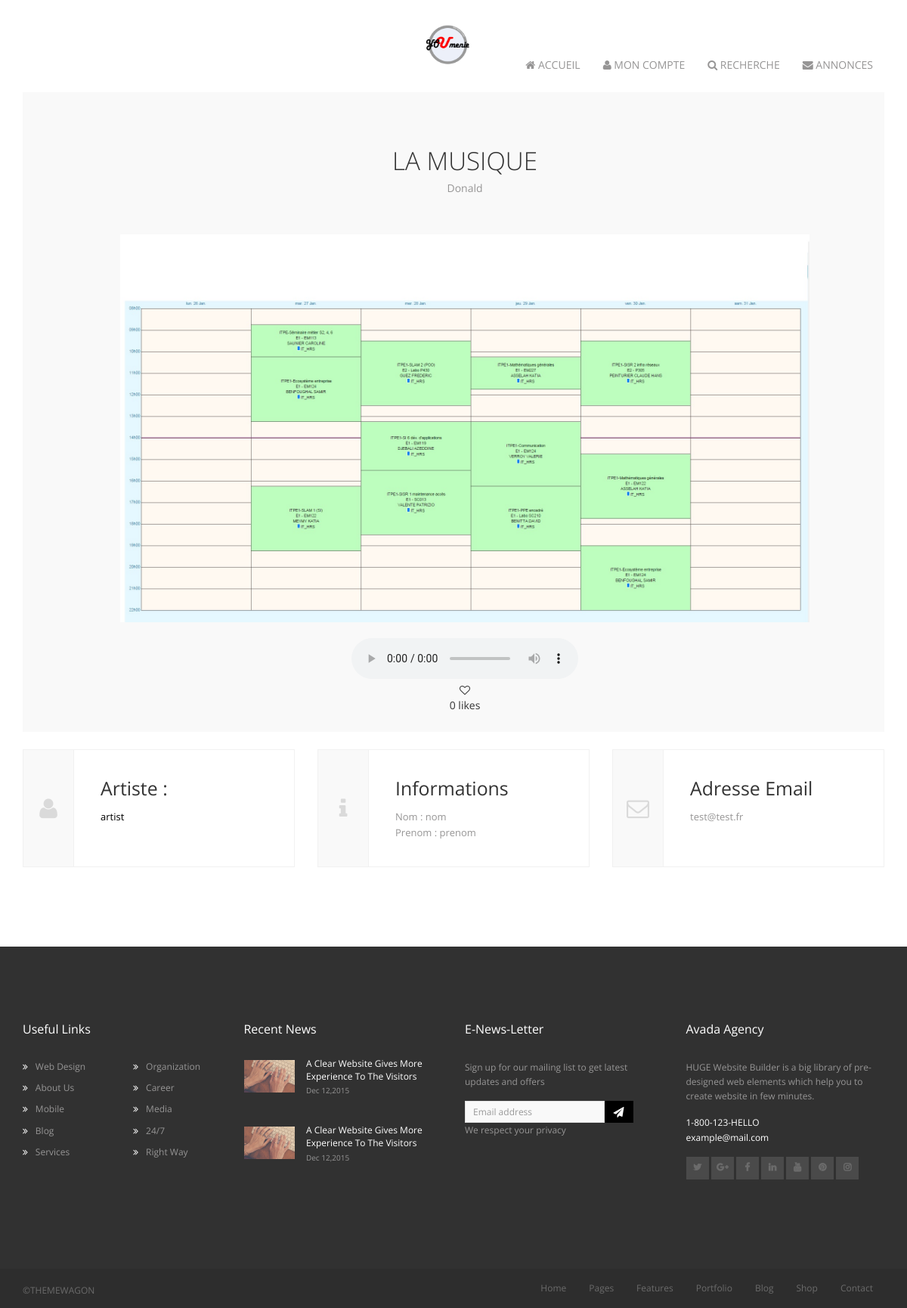
The page /artiste/oeuvre.php?ID=4 on the database its author committed.
### tables this page shows
CREATE TABLE IF NOT EXISTS `oeuvres` (
  `id` int(11) NOT NULL AUTO_INCREMENT,
  `type` varchar(50) NOT NULL,
  `titre` varchar(255) NOT NULL,
  `description` varchar(255) NOT NULL,
  `user` varchar(255) NOT NULL,
  `fichier` varchar(255) NOT NULL,
  `icone` varchar(255) NOT NULL,
  `genre` varchar(255) NOT NULL,
  `likes` int(11) NOT NULL,
  PRIMARY KEY (`id`)
);

CREATE TABLE IF NOT EXISTS `user_artist` (
  `id` int(11) NOT NULL AUTO_INCREMENT,
  `login` varchar(255) NOT NULL,
  `mdp` varchar(255) NOT NULL,
  `email` varchar(255) NOT NULL,
  `nom` varchar(255) NOT NULL,
  `prenom` varchar(255) NOT NULL,
  `age` int(11) NOT NULL,
  `biographie` text NOT NULL,
  PRIMARY KEY (`id`)
);

### artiste/oeuvre.php (the view, shortened to what this page needs)
<?php
$req_info_artist='select * from oeuvres where id="'.$_GET['ID'].'"';
$resultat_info_artist = mysql_query($req_info_artist);
$info_artist = mysql_fetch_array($resultat_info_artist);
$req_info='select * from user_artist where login="'.$info_artist['user'].'"';
$resultat_info = mysql_query($req_info);
$info = mysql_fetch_array($resultat_info);
?>
<!DOCTYPE html>
<html class="no-js">
    <head>
        <link rel="stylesheet" href="../assets/css/bootstrap.min.css">
        <link rel="stylesheet" href="../assets/css/font-awesome.min.css">
        <link rel="stylesheet" href="../assets/css/animate.css">
        <link rel="stylesheet" href="../assets/css/owl.carousel.css">
        <link rel="stylesheet" href="../assets/css/owl.theme.css">
        <link rel="stylesheet" href="../assets/css/style.css">
<link rel="stylesheet" href="../assets/css/magnific-popup.css">
    </head>
    <body>
        <div id="home-page">
		   <?php include "header.php"; ?>
            <div class="main-content">
                <div class="container">
                <section class="bg-light-gray">
                    <div class="container">
                        <div class="headline text-center">
                            <div class="row">
                                <div class="col-md-6 col-md-offset-3">
                                    <h2 class="section-title"><?php echo $info_artist['titre']; ?></h2>
                                    <p class="section-sub-title">
                                        <?php echo $info_artist['description']; ?>
                                    </p>
                                </div>
                            </div>
                        </div>
						<div class="text-center">
                        <?php
						if($info_artist['type']!="Textes")
						{
							?>
						<a class="image-popup-vertical-fit" href="<?php echo $info_artist['icone']; ?>" title="<< <?php echo $info_artist['titre']; ?> >> de <b><?php echo $info["login"]; ?></b>">
                            <img src="<?php echo $info_artist['icone']; ?>" width="80%" />
                        </a>
						<?php
						}else echo $info_artist['fichier'];
						?>
						<br><br>
						<?php
						if($info_artist['type']=="Musiques")
						{
							?>
							<audio controls="controls">
								<source src="<?php echo $info_artist['fichier']; ?>" type="audio/mpeg">
							</audio>
							<br>
							<?php
						}
							?>
						<span class="like">
						<div id='divlike'>
						<?php if(isset($_SESSION["login_artist"]))
{ if(!$like[0])
						{
											echo "<button><i class='fa fa-heart-o'></i></button><br>";
}else echo "<button><i class='fa fa-heart'></i></button><br>"; }else echo "<i class='fa fa-heart-o'></i><br>";  ?>
							<?php echo $info_artist['likes'];
								  echo " likes";?>
						</div>
						</span>
						</div>
                        </div>
                 </section>
                    <section class="contact-address bg-white">
                        <div class="row">
                            <div class="col-md-4 col-xs-12">
                                <div class="address-info">
                                    <div class="row">
                                        <div class="col-md-3 col-xs-3">
                                            <div class="address-info-icon text-center center-block bg-light-gray">
											<i class="fa fa-user" aria-hidden="true"></i>
                                            </div>
                                        </div>
                                        <div class="col-md-9 col-xs-9 address-info-desc">
                                            <h3>Artiste :</h3>
                                            <p><a href="artiste.php?ID=<?php echo $info["id"];?>" >
                                                <?php
															echo $info["login"];
													 ?>
													 </a>
                                            </p>
                                        </div>
                                    </div>
                                </div>
                            </div>
                            <div class="col-md-4 col-xs-12">
                                <div class="address-info">
                                    <div class="row">
                                        <div class="col-md-3 col-xs-3">
                                            <div class="address-info-icon text-center center-block bg-light-gray">
                                                <i class="fa fa-info" aria-hidden="true"></i>
                                            </div>
                                        </div>
                                        <div class="col-md-9 col-xs-9 address-info-desc">
                                            <h3>Informations </h3>
                                            <p>
                                                Nom : <?php echo $info["nom"]; ?>
                                                <br/>
                                                Prenom : <?php echo $info["prenom"]; ?>
                                            </p>
                                        </div>
                                    </div>
                                </div>
                            </div>
                            <div class="col-md-4 col-xs-12">
                                <div class="address-info">
                                    <div class="row">
                                        <div class="col-md-3 col-xs-3">
                                            <div class="address-info-icon text-center center-block bg-light-gray">
                                                <i class="fa fa-envelope-o"></i>
                                            </div>
                                        </div>
                                        <div class="col-md-9 col-xs-9 address-info-desc">
                                            <h3>Adresse Email</h3>
                                            <p>
                                                <?php echo $info["email"]; ?>
                                            </p>
                                        </div>
                                    </div>
                                </div>
                            </div>
                        </div>
                    </section>
                        </div>
                    </div>
				<br>
				<br><br>
                </div>
            <?php include "footer.php"; ?>
    </body>
</html>

### assets/css/style.css (style rules this page uses)
body { background-color: white; font-family: 'Open Sans', sans-serif;; font-weight: 400; line-height: 1.45; color: #333; }
html { font-size: 0.813em; }
h1, h2, h3, h4 { margin: 1.414em 0 0.5em; font-weight: inherit; line-height: 1.2; }
h2 { font-size: 2.369em; font-weight: 300; }
h3 { font-size: 1.777em; }
p { color: #969595; line-height: 1.62em; margin-bottom: 1.3em; }
a { color: #000; }
.bg-light-gray { background-color: #f9f9f9; }
.bg-white { background-color: #ffffff; }
.section-title { margin-bottom: 5px; text-transform: uppercase; }
.section-sub-title { color: #969595; margin-bottom: 0px; text-transform: capitalize; word-spacing: 1px; }
section { padding: 1.7129em 0; }
.headline { margin-bottom: 50px; }
.contact-address { margin: 0px; }
.contact-address .address-info { border: 1px solid #f1f1f1; margin-bottom: 20px; padding: 0px; }
.contact-address .address-info .address-info-icon { background-color: #f9f9f9; border-right: 1px solid #f1f1f1; }
.contact-address .address-info .address-info-icon i { position: relative; padding: 62px 0px; font-size: 30px; color: #dadada; }
.contact-address .address-info .address-info-desc { padding: 0px 0px 16px 20px; }
.contact-address .address-info .address-info-desc p { font-size: 13px; }

### rows shown on the page
oeuvres: titre "LA MUSIQUE", description "Donald", icone (picture), likes "0"
user_artist: login "artist", nom "nom", prenom "prenom", email "test@test.fr"
